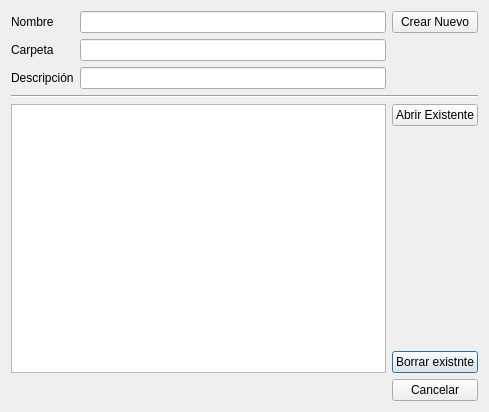
<?xml version="1.0" encoding="UTF-8"?>
<ui version="4.0">
 <class>DlgNewTab</class>
 <widget class="QDialog" name="DlgNewTab">
  <property name="geometry">
   <rect>
    <x>0</x>
    <y>0</y>
    <width>489</width>
    <height>412</height>
   </rect>
  </property>
  <property name="windowTitle">
   <string>Abrir o crear proyecto nuevo</string>
  </property>
  <layout class="QGridLayout" name="gridLayout">
   <item row="6" column="2">
    <widget class="QPushButton" name="delButton">
     <property name="text">
      <string>Borrar existnte</string>
     </property>
    </widget>
   </item>
   <item row="1" column="1">
    <widget class="QLineEdit" name="newFolder"/>
   </item>
   <item row="2" column="0">
    <widget class="QLabel" name="label_2">
     <property name="text">
      <string>Descripción</string>
     </property>
    </widget>
   </item>
   <item row="0" column="2">
    <widget class="QPushButton" name="newButton">
     <property name="text">
      <string>Crear Nuevo</string>
     </property>
    </widget>
   </item>
   <item row="4" column="2">
    <widget class="QPushButton" name="openButton">
     <property name="text">
      <string>Abrir Existente</string>
     </property>
    </widget>
   </item>
   <item row="4" column="0" rowspan="3" colspan="2">
    <widget class="QListWidget" name="tabNameList"/>
   </item>
   <item row="5" column="2">
    <spacer name="verticalSpacer">
     <property name="orientation">
      <enum>Qt::Vertical</enum>
     </property>
     <property name="sizeHint" stdset="0">
      <size>
       <width>20</width>
       <height>40</height>
      </size>
     </property>
    </spacer>
   </item>
   <item row="0" column="1">
    <widget class="QLineEdit" name="newName"/>
   </item>
   <item row="2" column="1">
    <widget class="QLineEdit" name="newDescr"/>
   </item>
   <item row="7" column="2">
    <widget class="QPushButton" name="cancelButton">
     <property name="text">
      <string>Cancelar</string>
     </property>
    </widget>
   </item>
   <item row="1" column="0">
    <widget class="QLabel" name="label_3">
     <property name="text">
      <string>Carpeta</string>
     </property>
    </widget>
   </item>
   <item row="0" column="0">
    <widget class="QLabel" name="label">
     <property name="text">
      <string>Nombre</string>
     </property>
    </widget>
   </item>
   <item row="3" column="0" colspan="3">
    <widget class="Line" name="line">
     <property name="orientation">
      <enum>Qt::Horizontal</enum>
     </property>
    </widget>
   </item>
  </layout>
 </widget>
 <tabstops>
  <tabstop>newName</tabstop>
  <tabstop>newButton</tabstop>
  <tabstop>newFolder</tabstop>
  <tabstop>newDescr</tabstop>
  <tabstop>tabNameList</tabstop>
  <tabstop>openButton</tabstop>
  <tabstop>delButton</tabstop>
  <tabstop>cancelButton</tabstop>
 </tabstops>
 <resources/>
 <connections/>
</ui>
